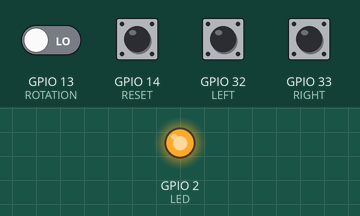
The sketch below on a simulated ESP32. Parts: output pins drawn as LEDs (lit = HIGH). The test bench sets the inputs (shaded band); at power-on: GPIO 13 (ROTATION), GPIO 14 (RESET), GPIO 32 (LEFT), GPIO 33 (RIGHT) LOW. EEPROM starts erased; USB keyboard and mouse output is not drawn.

Above: at 0.1 s.
At 0.7 s:
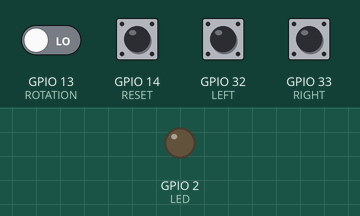
Timing chart, 0 to 2.2 s (numbered marks = the images above):
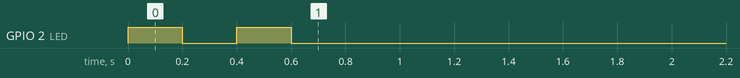

The sketch:

computerathlete.ino
```cpp
/**
 */
#define GAMEPAD

#ifdef GAMEPAD
#include <BleGamepad.h>
BleGamepad device;
#define RESET_BUTTON BUTTON_2
#define MOVE_BUTTON  BUTTON_1
#else
#include <BleKeyboard.h>
BleKeyboard device;
#define RESET_BUTTON KEY_ESC
#define MOVE_BUTTON  '5'
#define RIGHT_BUTTON '6'
#define LEFT_BUTTON '4'
#define BOTH_BUTTON '8'
#endif

#include <Preferences.h>

/* The original system probably had two interruptions per cycle. To match this, we generate a second
 *  synthetic signal every half rotation in doubleSignal mode. If you don't want this, hold the RESET
 *  button while device is powering on to switch the doubleSignal mode. The device double-blinks the
 *  LED on startup in doubleSignal mode.
 */
#define SYNTHETIC_SIGNAL_MS 50

#include "debounce.h"

#define LED 2

//#define RESET_TOUCH_PIN 4
#define LEFT 32
#define RIGHT 33
#define RESET 14
#define ROTATION 13
Debounce rotation(ROTATION, LOW, 5);
Debounce left(LEFT, HIGH, 20);
Debounce right(RIGHT, HIGH, 20);
Debounce reset(RESET, HIGH, 20);
Preferences myPreferences;

boolean doubleSignal = true;
uint32_t cycleStart = 0;
uint32_t lastCycleLength = 0;
uint32_t syntheticStart = 0;
boolean needSynthetic = false;

boolean pressedLeft = false;
boolean pressedRight = false;
boolean pressedReset = false;
boolean pressedBoth = false;
boolean touchReset = false;
boolean rotationActive = false;
boolean connected = false;

void setup() {
  pinMode(LED,OUTPUT);
  digitalWrite(LED,0);
  pinMode(LEFT,INPUT_PULLDOWN);
  pinMode(RIGHT,INPUT_PULLDOWN);
  pinMode(RESET,INPUT_PULLDOWN);
  pinMode(ROTATION,INPUT);
  rotationActive = rotation.getState();

  myPreferences.begin("myPrefs", false);

  if (myPreferences.isKey("doubleSignal")) {
    doubleSignal = myPreferences.getBool("doubleSignal");
  }

  if (digitalRead(RESET)) {
    doubleSignal = ! doubleSignal;
    myPreferences.putBool("doubleSignal", doubleSignal);
  }

  digitalWrite(LED, 1);
  delay(200);
  digitalWrite(LED, 0);
  if (doubleSignal) {
    delay(200);
    digitalWrite(LED, 1);
    delay(200);
    digitalWrite(LED, 0);
  }
  delay(500);

//  Serial.begin(115200);
//  Serial.println("Starting BLE work!");
  device.begin();
}

void loop() {
  if(device.isConnected()) {
    if (!connected) {
      digitalWrite(LED,1);
      connected = true;
    }

    boolean leftState = left.getState();
    boolean rightState = right.getState();
    boolean bothState = leftState && rightState; // && digitalRead(LEFT) && digitalRead(RIGHT);

#ifdef GAMEPAD
    boolean axesChanged = false;
#endif

    if (leftState) {
      if (!pressedLeft) {
        pressedLeft = true;
#ifdef GAMEPAD
        axesChanged = true;
#else
        device.press(LEFT_BUTTON);
#endif
      }
    }
    else {
      if (pressedLeft) {
        pressedLeft = false;
#ifdef GAMEPAD
        axesChanged = true;
#else
        device.release(LEFT_BUTTON);
#endif
      }
    }

    if (rightState) {
      if (!pressedRight) {
        pressedRight = true;
#ifdef GAMEPAD
        axesChanged = true;
#else
        device.press(RIGHT_BUTTON);
#endif
      }
    }
    else {
      if (pressedRight) {
        pressedRight = false;
#ifdef GAMEPAD
        axesChanged = true;
#else
        device.release(RIGHT_BUTTON);
#endif
      }
    }

#ifndef GAMEPAD
    if (bothState) {
      if (!pressedBoth) {
        pressedBoth = true;
        device.press(BOTH_BUTTON);
      }
    }
    else {
      if (pressedBoth) {
        pressedBoth = false;
        device.release(BOTH_BUTTON);
      }
    }
#endif

    if (reset.getState()) {
      if (!pressedReset) {
        pressedReset = true;
        device.press(RESET_BUTTON);
      }
    }
    else {
      if (pressedReset) {
        pressedReset = false;
        device.release(RESET_BUTTON);
      }
    }

    uint32_t currentTime = millis();
/*
    if (touchRead(RESET_TOUCH_PIN)<40) {
      if (!touchReset) {
        bleKeyboard.press(KEY_ESC);
        touchReset = true;
      }
    }
    else {
      if (touchReset) {
        bleKeyboard.release(KEY_ESC);
        touchReset = false;
      }
    }
*/

    if (rotation.getState()) {
      if (!rotationActive) {
        rotationActive = true;
        device.press(MOVE_BUTTON);
        digitalWrite(LED,0);
        if (doubleSignal) {
          syntheticStart = 0;
          needSynthetic = false;
        }
      }
    }
    else {
      if (rotationActive) {
        rotationActive = false;
        device.release(MOVE_BUTTON);
        digitalWrite(LED,1);
        if (doubleSignal) {
          syntheticStart = 0;
          if (cycleStart > 0) {
            lastCycleLength = currentTime-cycleStart;
          }
          cycleStart = currentTime;
          needSynthetic = true;
        }
      }
    }

    if (doubleSignal) {
      if (needSynthetic && currentTime >= cycleStart + lastCycleLength / 2) {
        needSynthetic = false;
        device.press(MOVE_BUTTON);
        digitalWrite(LED,0);
        syntheticStart = currentTime;
      }
      else if (syntheticStart > 0 && currentTime >= syntheticStart + SYNTHETIC_SIGNAL_MS) {
        needSynthetic = false;
        device.release(MOVE_BUTTON);
        digitalWrite(LED,1);
        syntheticStart = 0;
      }
    }

#ifdef GAMEPAD
    if (axesChanged) {
      device.setAxes(pressedLeft ? 0 : 16384, pressedRight ? 0 : 16384);
    }
#endif

  }
  else {
    connected = false;
    digitalWrite(LED, 0);
    delay(2000);
  }
}
```

debounce.h
```cpp
#ifndef _DEBOUNCE_H
#define _DEBOUNCE_H

//#define STM32_SPECIFIC

typedef enum {
    DEBOUNCE_NONE = 0,
    DEBOUNCE_PRESSED = 1,
    DEBOUNCE_RELEASED = 2
} DebounceEvent;

class Debounce {
  protected:
    uint32_t lastToggleTime;
    uint8_t activeValue;
    bool curState;
    bool highState;
    bool lowState;
    bool eventInitialized;
    uint32_t debounceTime;
    bool releaseCanceled = false;
#ifdef STM32_SPECIFIC
    volatile uint32_t* port;
    uint32_t mask;
#endif

    Debounce() {}

  public:
    int pin;
    virtual inline bool getRawState(void) {
#ifdef STM32_SPECIFIC
      if (*port & mask)
        return highState;
      else
        return lowState;
#else
      return activeValue==digitalRead(pin);
#endif
    }

  private:
    bool update(void) {
      bool v = getRawState();
      uint32_t t = millis();
      if (v != curState && t - lastToggleTime >= debounceTime) {
        lastToggleTime = t;
        curState = v;
        return true;
      }
      return false;
    }

  public:
    Debounce(int p, uint8_t active=HIGH, uint32_t time=20) {
      activeValue = active;
      debounceTime = time;
      highState = active==HIGH;
      lowState = active==LOW;
      pin = p;
#ifdef STM32_SPECIFIC
      port = &(PIN_MAP[p].gpio_device->regs->IDR);
      mask = 1u << PIN_MAP[p].gpio_bit;
#endif
    }

    void begin(void) {
      curState = getRawState();
      lastToggleTime = millis();
    }

    // Code using Debounce should choose exactly one of three polling methods:
    //   wasToggled(), getState() and wasPressed()
    // and should not switch between them, with the exception that a single initial call to
    // getState() is acceptable.

    // for toggle monitoring
    inline bool wasToggled(void) {
      return update();
    }

    DebounceEvent getEvent(void) {
        if (update() || ! eventInitialized) {
            eventInitialized = true;
            return curState ? DEBOUNCE_PRESSED : DEBOUNCE_RELEASED;
        }
        else
            return DEBOUNCE_NONE;
    }

    // for state monitoring
    bool getState(void) {
      update();
      return curState;
    }

    // for press monitoring
    bool wasPressed(void) {
      return wasToggled() && curState; // curState value is a side-effect of wasToggled()
    }

    void cancelRelease(void) {
      releaseCanceled = true;
    }

    // for release monitoring
    bool wasReleased(void) {
      if (wasToggled() && ! curState) { // curState value is a side-effect of wasToggled()
        if (releaseCanceled) {
          releaseCanceled = false;
          return false;
        }
        else {
          return true;
        }
      }
      return false;
    }
};

class DebounceAnalog : public Debounce {
  private:
    uint16_t threshold;

  public:
    bool getRawState(void) {
      // TODO: go analog
      if (analogRead(pin) >= threshold)
        return highState;
      else
        return lowState;
    }

    DebounceAnalog(int p, uint8_t active=HIGH, uint16_t _threshold=512, uint32_t time=20) : Debounce() {
      activeValue = active;
      debounceTime = time;
      threshold = _threshold;
      highState = active==HIGH;
      lowState = active==LOW;
      pin = p;
    }
};
#endif
```
